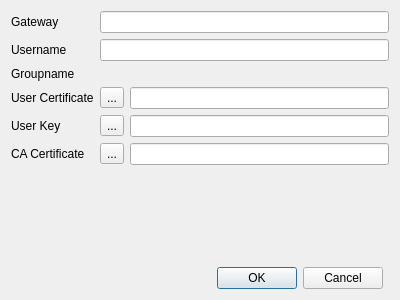
<?xml version="1.0" encoding="UTF-8"?>
<ui version="4.0">
 <class>EditDialog</class>
 <widget class="QDialog" name="EditDialog">
  <property name="geometry">
   <rect>
    <x>0</x>
    <y>0</y>
    <width>400</width>
    <height>300</height>
   </rect>
  </property>
  <property name="windowTitle">
   <string>Dialog</string>
  </property>
  <layout class="QGridLayout" name="gridLayout_2">
   <item row="0" column="0" colspan="2">
    <layout class="QFormLayout" name="formLayout">
     <property name="fieldGrowthPolicy">
      <enum>QFormLayout::AllNonFixedFieldsGrow</enum>
     </property>
     <item row="1" column="0">
      <widget class="QLabel" name="label">
       <property name="text">
        <string>Gateway</string>
       </property>
      </widget>
     </item>
     <item row="1" column="1">
      <widget class="QLineEdit" name="gatewayEdit">
       <property name="text">
        <string/>
       </property>
      </widget>
     </item>
     <item row="2" column="0">
      <widget class="QLabel" name="label_2">
       <property name="text">
        <string>Username</string>
       </property>
      </widget>
     </item>
     <item row="2" column="1">
      <widget class="QLineEdit" name="usernameEdit">
       <property name="text">
        <string/>
       </property>
      </widget>
     </item>
     <item row="3" column="0">
      <widget class="QLabel" name="label_5">
       <property name="text">
        <string>Groupname</string>
       </property>
      </widget>
     </item>
     <item row="3" column="1">
      <widget class="QLabel" name="groupnameEdit">
       <property name="text">
        <string/>
       </property>
      </widget>
     </item>
     <item row="6" column="0">
      <widget class="QLabel" name="label_3">
       <property name="text">
        <string>User Certificate</string>
       </property>
      </widget>
     </item>
     <item row="6" column="1">
      <layout class="QHBoxLayout" name="horizontalLayout">
       <item>
        <widget class="QToolButton" name="userCertButton">
         <property name="text">
          <string>...</string>
         </property>
        </widget>
       </item>
       <item>
        <widget class="QLineEdit" name="userCertEdit"/>
       </item>
      </layout>
     </item>
     <item row="8" column="0">
      <widget class="QLabel" name="userKeyLabel">
       <property name="enabled">
        <bool>true</bool>
       </property>
       <property name="text">
        <string>User Key</string>
       </property>
      </widget>
     </item>
     <item row="8" column="1">
      <layout class="QHBoxLayout" name="horizontalLayout_2">
       <item>
        <widget class="QToolButton" name="userKeyButton">
         <property name="enabled">
          <bool>true</bool>
         </property>
         <property name="text">
          <string>...</string>
         </property>
        </widget>
       </item>
       <item>
        <widget class="QLineEdit" name="userKeyEdit">
         <property name="enabled">
          <bool>true</bool>
         </property>
        </widget>
       </item>
      </layout>
     </item>
     <item row="10" column="0">
      <widget class="QLabel" name="label_4">
       <property name="text">
        <string>CA Certificate</string>
       </property>
      </widget>
     </item>
     <item row="10" column="1">
      <layout class="QHBoxLayout" name="horizontalLayout_4">
       <item>
        <widget class="QToolButton" name="caCertButton">
         <property name="text">
          <string>...</string>
         </property>
        </widget>
       </item>
       <item>
        <widget class="QLineEdit" name="caCertEdit">
         <property name="whatsThis">
          <string>&lt;html&gt;&lt;head/&gt;&lt;body&gt;&lt;p&gt;If not set, the system's trusted certificate storage will be used.&lt;/p&gt;&lt;/body&gt;&lt;/html&gt;</string>
         </property>
        </widget>
       </item>
      </layout>
     </item>
    </layout>
   </item>
   <item row="1" column="0">
    <widget class="QDialogButtonBox" name="buttonBox">
     <property name="orientation">
      <enum>Qt::Horizontal</enum>
     </property>
     <property name="standardButtons">
      <set>QDialogButtonBox::Cancel|QDialogButtonBox::Ok</set>
     </property>
    </widget>
   </item>
   <item row="1" column="1">
    <layout class="QGridLayout" name="gridLayout"/>
   </item>
  </layout>
 </widget>
 <resources/>
 <connections/>
</ui>
